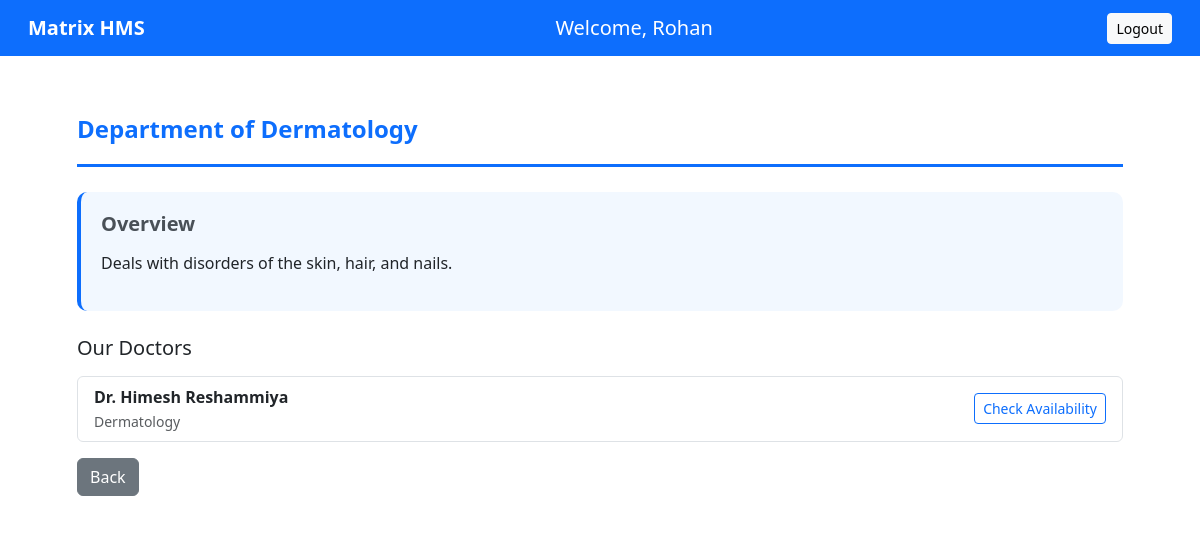
Page /department/3/Rohan on the earlier database version.
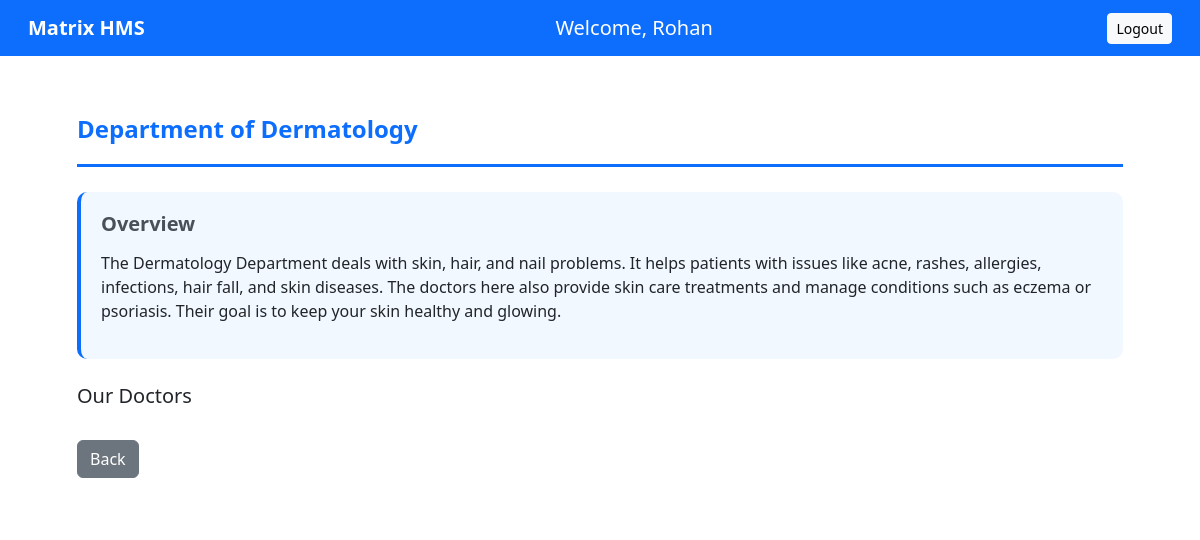
Same page on the later database version.
### models.py (models this page shows)
class Department(db.Model):
    __tablename__ = 'departments'
    id = db.Column(db.Integer, primary_key=True)
    department_name = db.Column(db.String(100), unique=True, nullable=False)
    description = db.Column(db.Text)
    doctors = db.relationship('Doctor', back_populates='department', lazy=True)

class Doctor(db.Model):
    __tablename__ = 'doctors'
    id = db.Column(db.Integer, db.ForeignKey('users.id'), primary_key=True)
    department_id = db.Column(db.Integer, db.ForeignKey('departments.id'), nullable=False)
    experience_years = db.Column(db.Integer)
    user = db.relationship('User', back_populates='doctor_profile')
    department = db.relationship('Department', back_populates='doctors')
    appointments = db.relationship('Appointment', back_populates='doctor', lazy=True)
    availability_slots = db.relationship('DoctorAvailability', back_populates='doctor', cascade='all, delete-orphan')
    patient_histories = db.relationship('PatientHistory', back_populates='doctor', lazy=True)

class User(db.Model):
    __tablename__ = 'users'
    id = db.Column(db.Integer, primary_key=True)
    user_name = db.Column(db.String(100), nullable=False)
    user_email = db.Column(db.String(100), unique=True, nullable=False)
    user_password = db.Column(db.String(200), nullable=False)
    user_role = db.Column(db.String(20), nullable=False)  # 'admin', 'doctor', 'patient'
    created_at = db.Column(db.DateTime, default=datetime.utcnow)
    doctor_profile = db.relationship('Doctor', back_populates='user', uselist=False)
    patient_profile = db.relationship('Patient', back_populates='user', uselist=False)

### app.py (the view)
@app.route('/department/<int:dept_id>/<string:username>')
def department_detail(dept_id, username):
    dept = Department.query.get_or_404(dept_id)
    doctors = Doctor.query.filter_by(department_id=dept.id).all()
    return render_template('PatientUI/department_detail.html',
                          department=dept,
                          doctors=doctors,
                          username=username)

### templates/PatientUI/department_detail.html (shortened to what this page needs)
{% extends "base.html" %}
{% block content %}
<div class="container mt-4">
    <div class="content-wrapper">
        <div class="department-header">
            <h4>Department of {{ department.department_name }}</h4>
        </div>
        <div class="overview-section">
            <h5>Overview</h5>
            <p>{{ department.description }}</p>
        </div>
        <h5 class="mb-3">Our Doctors</h5>
        <div class="list-group">
            {% for doc in doctors %}
            <div class="list-group-item d-flex justify-content-between align-items-center">
                <div>
                    <strong>{{ doc.user.user_name }}</strong><br>
                    <small class="text-muted">{{ department.department_name }}</small>
                </div>
                <div>
                    <a href="{{ url_for('doctor_view', doctor_id=doc.id, username=session.get('user_name') or 'guest') }}"
                        class="btn btn-outline-primary btn-sm">
                        Check Availability
                    </a>
                </div>
            </div>
            {% endfor %}
        </div>
        <a href="{{ url_for('patient_dashboard', username=username) }}" class="btn btn-secondary mt-3">Back</a>
    </div>
</div>
{% endblock %}

Differences in the rows shown:
removed Doctor: user.user_name "Dr. Himesh Reshammiya", {{ department.department_name }} "Dermatology"
changed Department "Dermatology": description "Deals with disorders of the skin, hair, and nails." → "The Dermatology Department deals with skin, hair, and nail problems. It helps patients with issues like acne, rashes, allergies, infections, hair fall, and skin diseases. The doctors here also provide skin care treatments and manage conditions such as eczema or psoriasis. Their goal is to keep your skin healthy and glowing."
